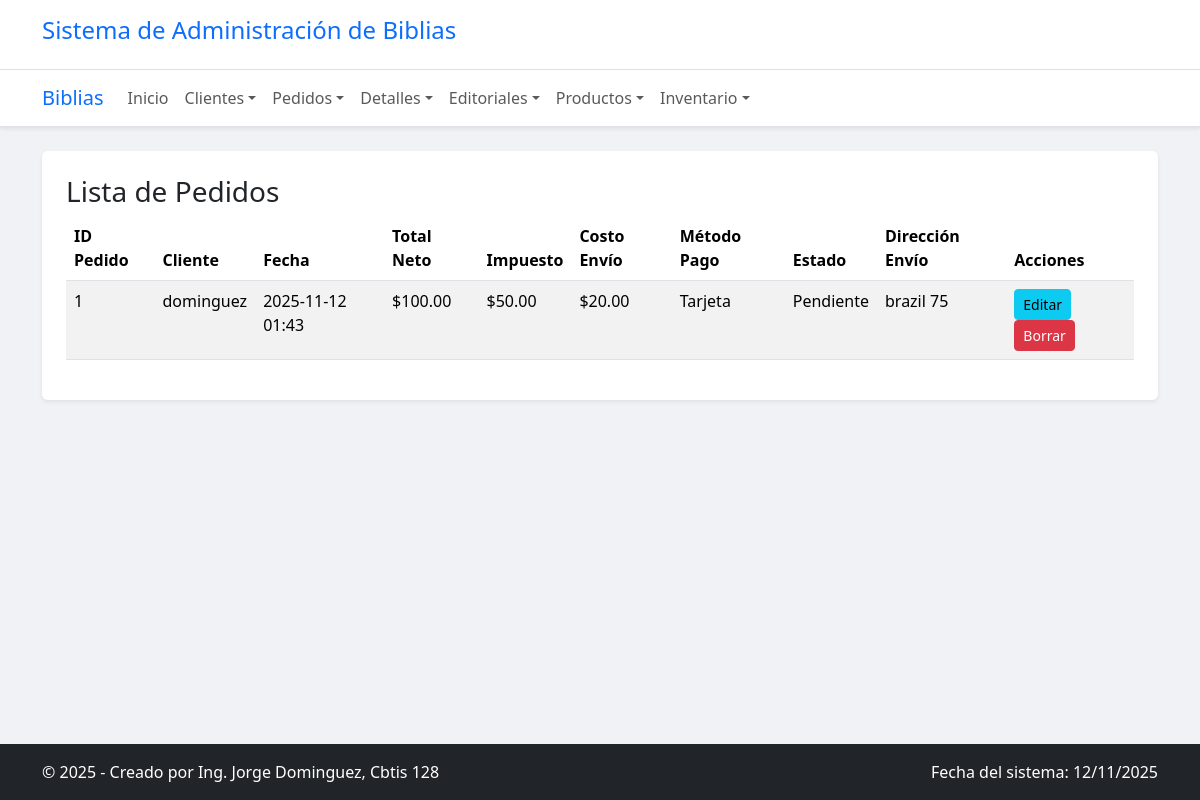
Page /pedidos/ on the committed database.
### app_Biblia/models.py (models this page shows, shortened)
class Pedido(models.Model):
    fecha_hora = models.DateTimeField(auto_now_add=True)
    total_neto = models.DecimalField(max_digits=10, decimal_places=2, default=0)
    metodo_pago = models.CharField(max_length=50)
    estado_pedido = models.CharField(max_length=50, default='Pendiente')
    impuesto_total = models.DecimalField(max_digits=10, decimal_places=2, default=0)
    costo_envio = models.DecimalField(max_digits=10, decimal_places=2, default=0)
    direccion_envio = models.CharField(max_length=255)
    cliente = models.ForeignKey(
        ClienteGlobal,
        on_delete=models.CASCADE,
        related_name="pedidos"
    )

class ClienteGlobal(models.Model):
    nombre = models.CharField(max_length=100)
    apellido = models.CharField(max_length=100)
    email = models.CharField(max_length=255, unique=True)
    fecha_nacimiento = models.DateField(null=True, blank=True)
    pais_residencia = models.CharField(max_length=100)
    codigo_postal = models.CharField(max_length=15, null=True, blank=True)
    telefono = models.CharField(max_length=20, null=True, blank=True)

### app_Biblia/views.py (the view)
# urls.py: path('pedidos/', views.ver_pedidos, name='ver_pedidos'),
def ver_pedidos(request):
    pedidos = Pedido.objects.all().order_by('-fecha_hora')
    return render(request, 'pedido/ver_pedidos.html', {'pedidos': pedidos})

### app_Biblia/templates/pedido/ver_pedidos.html
{% extends 'base.html' %}
{% block content %}
<h3>Lista de Pedidos</h3>
<div class="table-responsive">
  <table class="table table-striped">
    <thead>
      <tr>
        <th>ID Pedido</th>
        <th>Cliente</th>
        <th>Fecha</th>
        <th>Total Neto</th>
        <th>Impuesto</th>
        <th>Costo Envío</th>
        <th>Método Pago</th>
        <th>Estado</th>
        <th>Dirección Envío</th>
        <th>Acciones</th>
      </tr>
    </thead>
    <tbody>
      {% for p in pedidos %}
      <tr>
        <td>{{ p.id }}</td>
        <td>{{ p.cliente.apellido }}</td>
        <td>{{ p.fecha_hora|date:"Y-m-d H:i" }}</td>
        <td>${{ p.total_neto }}</td>
        <td>${{ p.impuesto_total }}</td>
        <td>${{ p.costo_envio }}</td>
        <td>{{ p.metodo_pago }}</td>
        <td>{{ p.estado_pedido }}</td>
        <td>{{ p.direccion_envio }}</td>
        <td>
          <a class="btn btn-sm btn-info" href="{% url 'actualizar_pedido' p.id %}">Editar</a>
          <a class="btn btn-sm btn-danger" href="{% url 'borrar_pedido' p.id %}">Borrar</a>
        </td>
      </tr>
      {% empty %}
      <tr><td colspan="10">No hay pedidos registrados.</td></tr>
      {% endfor %}
    </tbody>
  </table>
</div>
{% endblock %}

### app_Biblia/templates/base.html (style rules this page uses)
body { background-color: #f0f2f5; }
.btn-info { background-color: #0dcaf0; border-color: #0dcaf0; color: #000; }
.btn-danger { background-color: #dc3545; border-color: #dc3545; }

### rows in the picture
Pedido: id "1", cliente.apellido "dominguez", fecha_hora "2025-11-12 01:43", total_neto "100.00", impuesto_total "50.00", costo_envio "20.00", metodo_pago "Tarjeta", estado_pedido "Pendiente", direccion_envio "brazil 75"
